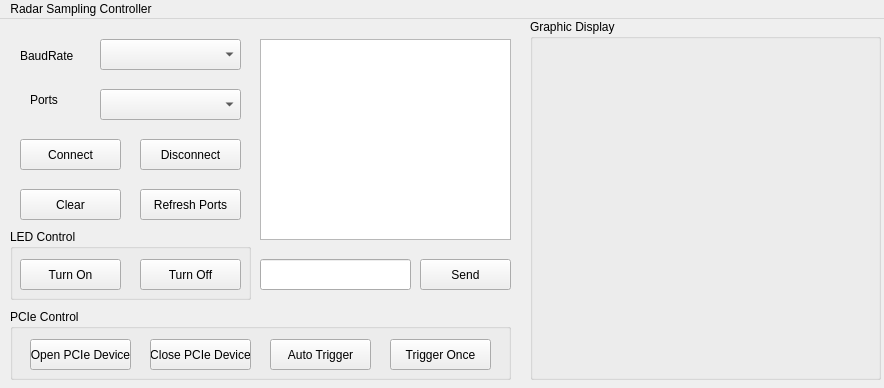
<?xml version="1.0" encoding="UTF-8"?>
<ui version="4.0">
 <class>MainWindow</class>
 <widget class="QMainWindow" name="MainWindow">
  <property name="geometry">
   <rect>
    <x>0</x>
    <y>0</y>
    <width>884</width>
    <height>388</height>
   </rect>
  </property>
  <property name="windowTitle">
   <string>MainWindow</string>
  </property>
  <widget class="QWidget" name="centralwidget">
   <widget class="QComboBox" name="BaudRate">
    <property name="geometry">
     <rect>
      <x>100</x>
      <y>20</y>
      <width>141</width>
      <height>31</height>
     </rect>
    </property>
   </widget>
   <widget class="QComboBox" name="Ports">
    <property name="geometry">
     <rect>
      <x>100</x>
      <y>70</y>
      <width>141</width>
      <height>31</height>
     </rect>
    </property>
   </widget>
   <widget class="QLabel" name="label">
    <property name="geometry">
     <rect>
      <x>20</x>
      <y>26</y>
      <width>67</width>
      <height>21</height>
     </rect>
    </property>
    <property name="text">
     <string>BaudRate</string>
    </property>
   </widget>
   <widget class="QLabel" name="label_2">
    <property name="geometry">
     <rect>
      <x>30</x>
      <y>70</y>
      <width>67</width>
      <height>21</height>
     </rect>
    </property>
    <property name="text">
     <string>Ports</string>
    </property>
   </widget>
   <widget class="QPushButton" name="Clear">
    <property name="geometry">
     <rect>
      <x>20</x>
      <y>170</y>
      <width>101</width>
      <height>31</height>
     </rect>
    </property>
    <property name="text">
     <string>Clear</string>
    </property>
   </widget>
   <widget class="QPushButton" name="Connect">
    <property name="geometry">
     <rect>
      <x>20</x>
      <y>120</y>
      <width>101</width>
      <height>31</height>
     </rect>
    </property>
    <property name="text">
     <string>Connect</string>
    </property>
   </widget>
   <widget class="QPushButton" name="Disconnect">
    <property name="geometry">
     <rect>
      <x>140</x>
      <y>120</y>
      <width>101</width>
      <height>31</height>
     </rect>
    </property>
    <property name="text">
     <string>Disconnect</string>
    </property>
   </widget>
   <widget class="QPushButton" name="RefreshPorts">
    <property name="geometry">
     <rect>
      <x>140</x>
      <y>170</y>
      <width>101</width>
      <height>31</height>
     </rect>
    </property>
    <property name="text">
     <string>Refresh Ports</string>
    </property>
   </widget>
   <widget class="QTextBrowser" name="textBrowser">
    <property name="geometry">
     <rect>
      <x>260</x>
      <y>20</y>
      <width>251</width>
      <height>201</height>
     </rect>
    </property>
   </widget>
   <widget class="QPushButton" name="Send">
    <property name="geometry">
     <rect>
      <x>420</x>
      <y>240</y>
      <width>91</width>
      <height>31</height>
     </rect>
    </property>
    <property name="text">
     <string>Send</string>
    </property>
   </widget>
   <widget class="QLineEdit" name="lineEdit">
    <property name="geometry">
     <rect>
      <x>260</x>
      <y>240</y>
      <width>151</width>
      <height>31</height>
     </rect>
    </property>
   </widget>
   <widget class="QGroupBox" name="groupBox_2">
    <property name="geometry">
     <rect>
      <x>10</x>
      <y>290</y>
      <width>501</width>
      <height>71</height>
     </rect>
    </property>
    <property name="title">
     <string>PCIe Control</string>
    </property>
    <widget class="QPushButton" name="pB_Trigger">
     <property name="geometry">
      <rect>
       <x>260</x>
       <y>30</y>
       <width>101</width>
       <height>31</height>
      </rect>
     </property>
     <property name="text">
      <string>Auto Trigger</string>
     </property>
    </widget>
    <widget class="QPushButton" name="pB_Trigger_once">
     <property name="geometry">
      <rect>
       <x>380</x>
       <y>30</y>
       <width>101</width>
       <height>31</height>
      </rect>
     </property>
     <property name="text">
      <string>Trigger Once</string>
     </property>
    </widget>
    <widget class="QPushButton" name="pB_CloseDevice">
     <property name="geometry">
      <rect>
       <x>140</x>
       <y>30</y>
       <width>101</width>
       <height>31</height>
      </rect>
     </property>
     <property name="text">
      <string>Close PCIe Device</string>
     </property>
    </widget>
    <widget class="QPushButton" name="pB_OpenDevice">
     <property name="geometry">
      <rect>
       <x>20</x>
       <y>30</y>
       <width>101</width>
       <height>31</height>
      </rect>
     </property>
     <property name="text">
      <string>Open PCIe Device</string>
     </property>
    </widget>
   </widget>
   <widget class="QGroupBox" name="groupBox">
    <property name="geometry">
     <rect>
      <x>10</x>
      <y>210</y>
      <width>241</width>
      <height>71</height>
     </rect>
    </property>
    <property name="title">
     <string>LED Control</string>
    </property>
    <widget class="QPushButton" name="pB_LightOn">
     <property name="geometry">
      <rect>
       <x>10</x>
       <y>30</y>
       <width>101</width>
       <height>31</height>
      </rect>
     </property>
     <property name="text">
      <string>Turn On</string>
     </property>
    </widget>
    <widget class="QPushButton" name="pB_LightOff">
     <property name="geometry">
      <rect>
       <x>130</x>
       <y>30</y>
       <width>101</width>
       <height>31</height>
      </rect>
     </property>
     <property name="text">
      <string>Turn Off</string>
     </property>
    </widget>
   </widget>
   <widget class="QGroupBox" name="groupBox_3">
    <property name="geometry">
     <rect>
      <x>530</x>
      <y>0</y>
      <width>351</width>
      <height>361</height>
     </rect>
    </property>
    <property name="title">
     <string>Graphic Display</string>
    </property>
    <widget class="QWidget" name="widget" native="true">
     <property name="geometry">
      <rect>
       <x>0</x>
       <y>20</y>
       <width>351</width>
       <height>341</height>
      </rect>
     </property>
    </widget>
   </widget>
  </widget>
  <widget class="QMenuBar" name="menubar">
   <property name="geometry">
    <rect>
     <x>0</x>
     <y>0</y>
     <width>884</width>
     <height>19</height>
    </rect>
   </property>
   <widget class="QMenu" name="menuArray_Radar_Sampling_Controller">
    <property name="title">
     <string>Radar Sampling Controller</string>
    </property>
   </widget>
   <addaction name="menuArray_Radar_Sampling_Controller"/>
  </widget>
 </widget>
 <resources/>
 <connections/>
</ui>
